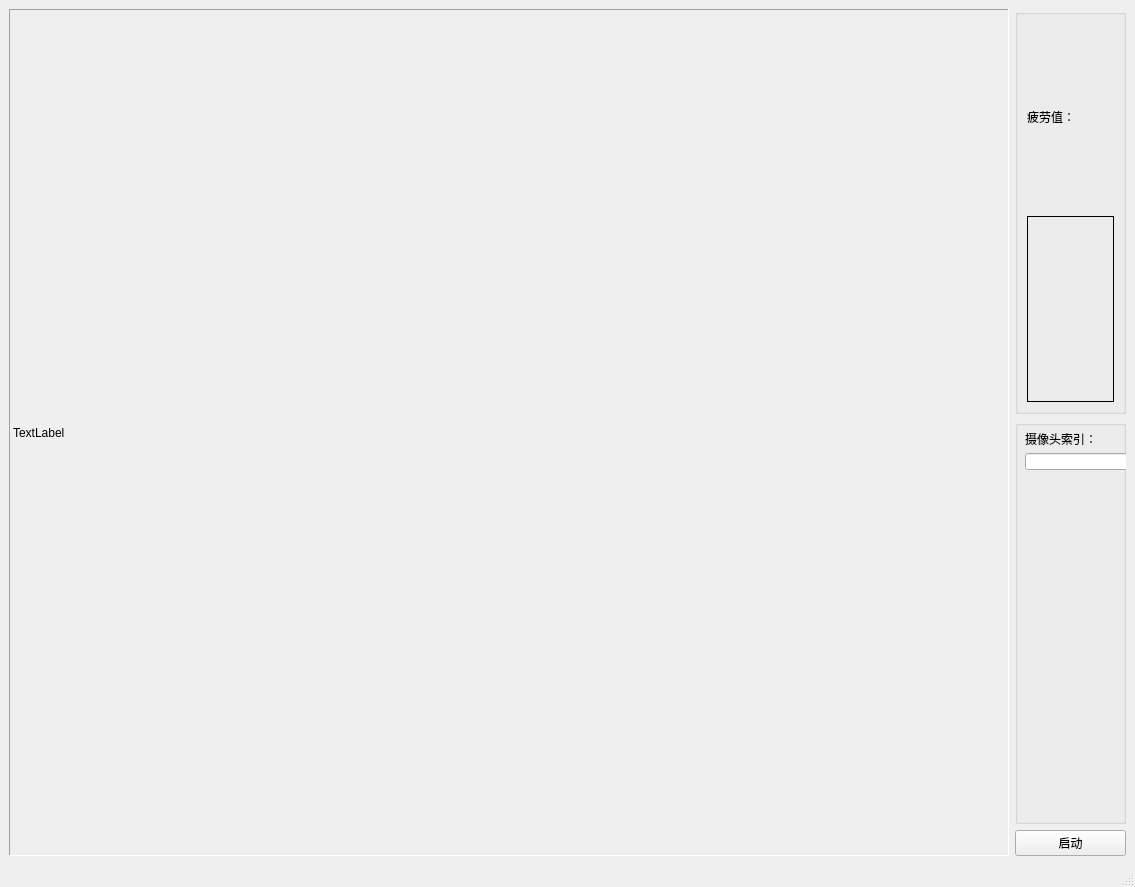
<?xml version="1.0" encoding="UTF-8"?>
<ui version="4.0">
 <class>main_interface</class>
 <widget class="QMainWindow" name="main_interface">
  <property name="geometry">
   <rect>
    <x>0</x>
    <y>0</y>
    <width>1135</width>
    <height>887</height>
   </rect>
  </property>
  <property name="windowTitle">
   <string>MainWindow</string>
  </property>
  <widget class="QWidget" name="centralwidget">
   <layout class="QHBoxLayout" name="horizontalLayout" stretch="9,1">
    <item>
     <widget class="QLabel" name="lb_display">
      <property name="frameShape">
       <enum>QFrame::Panel</enum>
      </property>
      <property name="frameShadow">
       <enum>QFrame::Sunken</enum>
      </property>
      <property name="text">
       <string>TextLabel</string>
      </property>
     </widget>
    </item>
    <item>
     <layout class="QVBoxLayout" name="verticalLayout_7">
      <item>
       <widget class="QGroupBox" name="groupBox_2">
        <property name="title">
         <string/>
        </property>
        <layout class="QVBoxLayout" name="verticalLayout_6">
         <item>
          <layout class="QVBoxLayout" name="verticalLayout_2">
           <item>
            <widget class="QLabel" name="label_2">
             <property name="text">
              <string>疲劳值：</string>
             </property>
            </widget>
           </item>
           <item>
            <widget class="QLabel" name="label_6">
             <property name="frameShape">
              <enum>QFrame::Panel</enum>
             </property>
             <property name="text">
              <string/>
             </property>
            </widget>
           </item>
          </layout>
         </item>
        </layout>
       </widget>
      </item>
      <item>
       <widget class="QGroupBox" name="groupBox">
        <property name="title">
         <string/>
        </property>
        <widget class="QWidget" name="">
         <property name="geometry">
          <rect>
           <x>10</x>
           <y>10</y>
           <width>135</width>
           <height>40</height>
          </rect>
         </property>
         <layout class="QVBoxLayout" name="verticalLayout">
          <item>
           <widget class="QLabel" name="label">
            <property name="text">
             <string>摄像头索引：</string>
            </property>
           </widget>
          </item>
          <item>
           <widget class="QLineEdit" name="le_cam_index"/>
          </item>
         </layout>
        </widget>
       </widget>
      </item>
      <item>
       <widget class="QPushButton" name="btn_start">
        <property name="contextMenuPolicy">
         <enum>Qt::ActionsContextMenu</enum>
        </property>
        <property name="text">
         <string>启动</string>
        </property>
        <property name="checkable">
         <bool>true</bool>
        </property>
        <property name="flat">
         <bool>false</bool>
        </property>
       </widget>
      </item>
     </layout>
    </item>
   </layout>
  </widget>
  <widget class="QMenuBar" name="menubar">
   <property name="geometry">
    <rect>
     <x>0</x>
     <y>0</y>
     <width>1135</width>
     <height>23</height>
    </rect>
   </property>
  </widget>
  <widget class="QStatusBar" name="statusbar"/>
 </widget>
 <resources/>
 <connections/>
</ui>
